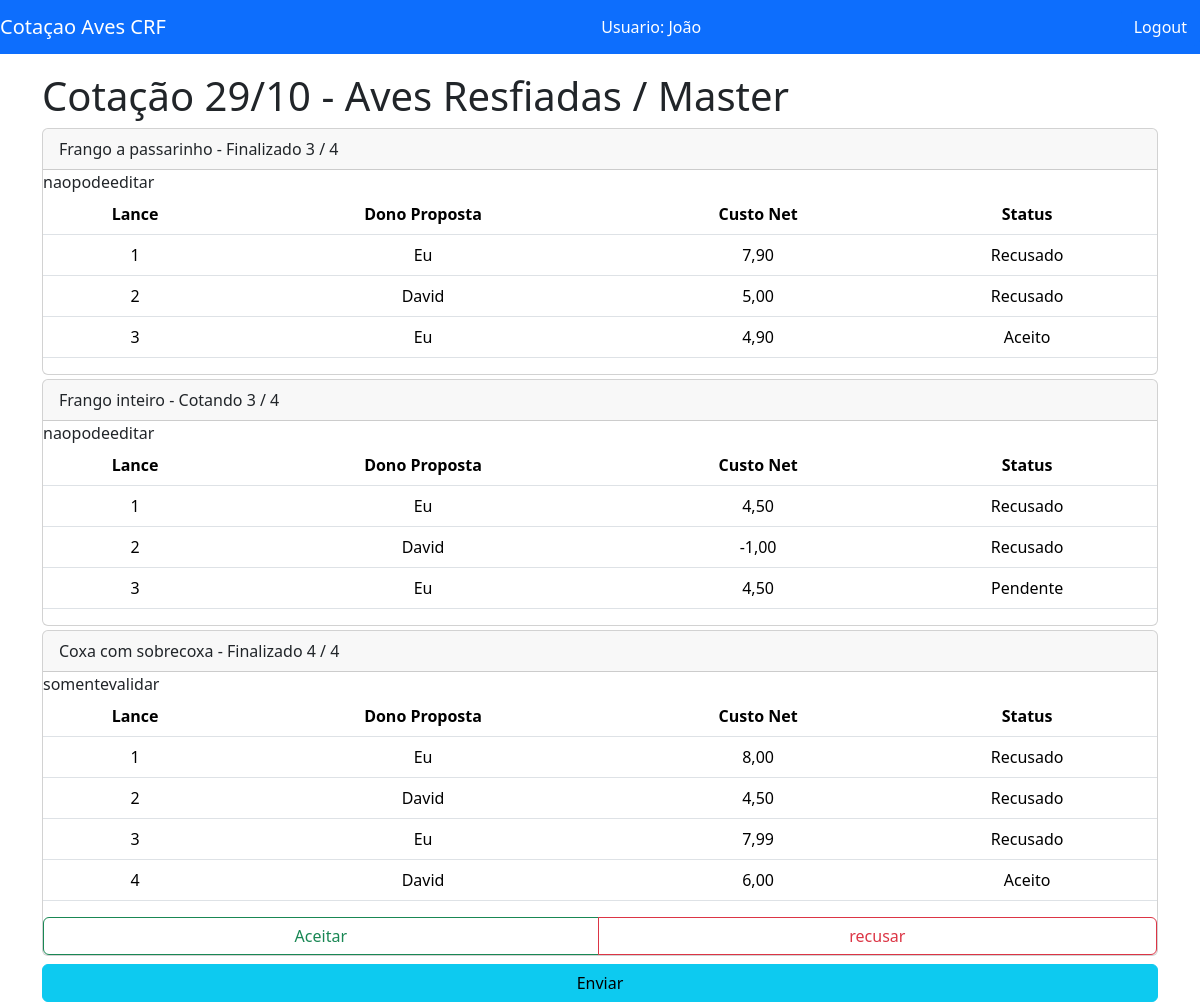
The page /cotacao/2 (signed in) on the database its author committed.
### appCotacao/models.py (models this page shows, shortened)
class CustomUser(AbstractUser):
    nome_fornecedor = models.CharField(max_length=100, unique=True)
    contrato = models.DecimalField(default=Decimal("0.0"), max_digits=5, decimal_places=2)
    def __str__(self) -> str:
        return f"{self.nome_fornecedor} "

class Projeto(models.Model):
    nome = models.CharField(max_length=200, unique=True)
    start = models.DateField()
    fim = models.DateField(null=True)
    fornecedor = models.ManyToManyField(CustomUser,
                                        limit_choices_to={'is_active': True,
                                                          'is_superuser': False,
                                                          "is_staff": False})
    produto = models.ManyToManyField(Produto)

class Produto(models.Model):
    descricao = models.CharField(max_length=100, unique=True)

class Estrutura(models.Model):
    OPCOES_STATUS =(
        ('1', 'Cotando'),
        ('2', 'Aceitar ou Recusar'),
        ('3', 'Finalizado'),
        ('5', 'Finalizado sem acordo'),
    )
    projeto = models.ForeignKey(Projeto, on_delete=models.CASCADE)
    produto = models.ForeignKey(Produto, on_delete=models.CASCADE)
    fornecedor = models.ForeignKey(CustomUser, on_delete=models.CASCADE)
    status = models.CharField(max_length=1, null=True, choices=OPCOES_STATUS)
    volume = models.IntegerField(null=True)
    lances = models.ManyToManyField(Lance)
    total_lances = models.SmallIntegerField(default=4)
    class Meta:
        unique_together  = [["produto", "fornecedor", "projeto"]]

class Lance(models.Model):
    class Meta:
        ordering = ['lance']
    OPCOES_STATUS =(
        ('P', 'Pendente'),
        ('A', 'Aceito'),
        ('R', 'Recusado'),
        ('S', 'Avançou sem resposta')
    )
    dono = models.ForeignKey(CustomUser,verbose_name = 'User', on_delete=models.CASCADE)
    lance = models.SmallIntegerField()
    preco = models.DecimalField(default=Decimal("0.0"), max_digits=5 ,decimal_places=2)
    status = models.CharField(max_length=1, null=True, choices=OPCOES_STATUS)

### appCotacao/views.py (the view, shortened to what this page needs)
# urls.py: path('cotacao/<int:projeto_id>', views.Cotacao.as_view(), name="cotacao"),
class Cotacao(ListView):
    model = Estrutura
    template_name = 'appCotacao/cotacao.html'
    def get_queryset(self) -> QuerySet[Any]:
        qr = super().get_queryset()
        projeto_id = self.kwargs['projeto_id']
        if (self.request.user.is_staff):
            self.fornecedor = CustomUser.objects.get(pk=self.kwargs['fornecedor_id'])
        else:
            self.fornecedor = self.request.user
        return qr.filter(fornecedor=self.fornecedor, projeto_id=projeto_id)
    def get_context_data(self, **kwargs: Any):
        contexto =  super().get_context_data(**kwargs)
        cotacao = CotacaoCore(contexto['object_list'], self.request.user)
        context = {
            'dados': cotacao,
            'fornecedor': self.fornecedor
        }
        return context

### appCotacao/core/apoio.py (called while the page is built)
    def __str__(self) -> str:
        return self.name

### appCotacao/templates/appCotacao/cotacao.html (shortened to what this page needs)
{% extends 'appCotacao/base.html' %}
{% load removespaces %}
{% block ativarangular %}ng-app="app"{% endblock %}
{% block content %}
<form method="post" action="">
    <h1>{{ dados.projeto.nome }} / {{fornecedor}}</h1>
    {% for cotacao in dados.cotacoes %}
    <div class="card mb-1" ang-cotacao-produto>
        <div class="card-header">
            {{cotacao.produto}} -
          <span id='status-card'>{{ cotacao.status }}</span>
          <span>{{cotacao.qtd_lances}} / {{ cotacao.qtd_max_lances }}</span>
        </div>
      <table class="table">
        <thead>
          <tr>
            <th scope="col" class="text-center">Lance</th>
            <th scope="col" class="text-center">Dono Proposta</th>
            <th scope="col" class="text-center">Custo Net</th>
            <th scope="col" class="text-center">Status</th>
          </tr>
        </thead>
        <tbody>
          {% for lance in cotacao.lances %}
              <tr >
                <td class="text-center">{{ lance.lance }}</td>
                <td class="text-center"> {{ lance.user }}</td>
                <td class="text-center">{{ lance.preco }}</td>
                <td class="text-center"><span>{{ lance.status }}</span> </td>
              </tr>
          {% endfor %}
        </tbody>
      </table>
      {% if cotacao.acesso <= 2 %}
        {% if cotacao.ultimo_lance != None %}
            <div class="btn-group" role="group" aria-label="Basic radio toggle button group">
                <label class="btn btn-outline-success" for="aceito-{{cotacao.id}}">Aceitar</label>
                <label class="btn btn-outline-danger" for="recusado-{{cotacao.id}}">recusar</label>
            </div>
        {% endif %}
      {% endif %}
    </div>
    {% endfor %}
    {% if dados.botao_enviar %}
    <div class="mt-2 container">
      <div class="row">
        <input class="btn btn-info pull-right" type="submit" value="Enviar" id="methodForm">
      </div>
    </div>
    {%endif%}
 </form>
 {% endblock %}

### appCotacao/templates/appCotacao/base.html (shortened to what this page needs)
<!doctype html>
{% load static %}
<html lang="pt" {% block ativarangular %}{% endblock %}>
<head>
    <link href="https://cdn.jsdelivr.net/npm/bootstrap@5.3.3/dist/css/bootstrap.min.css" rel="stylesheet"
>
</head>
<body>
    <nav class="navbar fixed-top navbar-dark bg-primary">
        <a class="navbar-brand mb-0 h1">Cotaçao Aves CRF </a>
        <span style="color: white;">Usuario: {{ user.first_name }}{% if user.fornecedor %} - Empresa: {{ user.fornecedor.nomeempresa}} {% endif %} </span>
        {% if user.is_authenticated %}
            <a href="{% url 'logout'%}" class="btn btn-primary">Logout</a>
        {% endif %}
    </nav>
    <br><br><br>
    <div class="container">
        {% block content %}
        {% endblock %}
    </div>
</body>
</html>

### rows shown on the page
CustomUser: first_name "João", nome_fornecedor "Master"
Projeto: projeto.nome "Cotação 29/10 - Aves Resfiadas"
Produto: produto "Frango a passarinho"
Estrutura: status "Finalizado"
Lance: preco "7,90", status "Recusado"
CustomUser: user "David" "David" "David" "David"
Lance: preco "5,00", status "Recusado"
Lance: preco "4,90", status "Aceito"
Produto: produto "Frango inteiro"
Estrutura: status "Cotando"
Lance: preco "4,50", status "Recusado"
Lance: preco "-1,00", status "Recusado"
Lance: preco "4,50", status "Pendente"
Produto: produto "Coxa com sobrecoxa"
Estrutura: status "Finalizado"
Lance: preco "8,00", status "Recusado"
Lance: preco "4,50", status "Recusado"
Lance: preco "7,99", status "Recusado"
Lance: preco "6,00", status "Aceito"

### other values the page prints
{{ cotacao.qtd_lances }} "3" "3" "4"
{{ cotacao.qtd_max_lances }} "4" "4" "4"
{{ lance.lance }} "1" "2" "3" "1" "2" "3" "1" "2" "3" "4"
{{ lance.user }} "Eu" "Eu" "Eu" "Eu" "Eu" "Eu"
